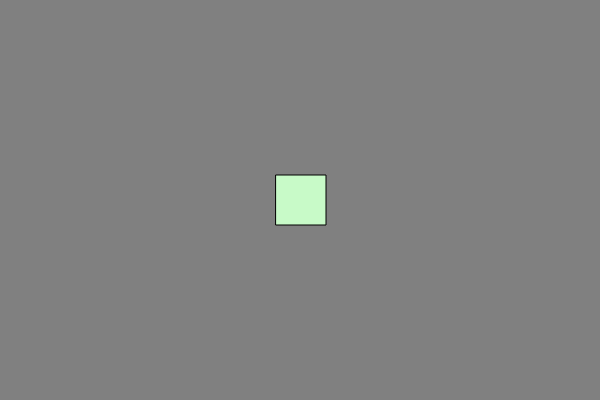
Frame 1 (no input)
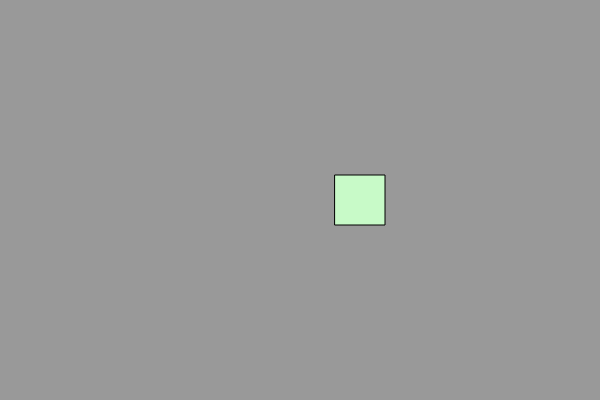
Frame 60 (no input)
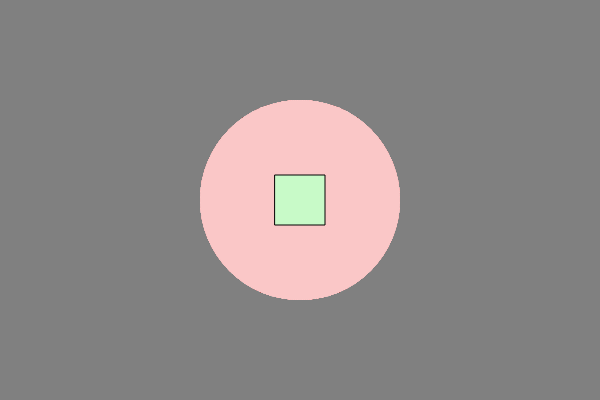
Frame 120 (the mouse pressed at the canvas centre since frame 60)

The p5.js sketch that drew these frames (run headless with seeded random() and noise() and a simulated clock; from frame 60 on, the mouse is pressed at the canvas centre):

// p5.js sketch
// ── sketch.js
var m_width = 600;
var m_height = 400;
var rectCenter = {
  x : 300,
  y : 200
};
var dir = 1;
var extraCanvas ;

function setup() {
  createCanvas(m_width, m_height);
  extraCanvas= createGraphics(m_width,m_height);
  extraCanvas.clear();
  background(250,250,100);

}

function draw() {
  rectCenter.x += dir;
  var bg_col = map(rectCenter.x,0,m_width,0,255);

  background(bg_col);

  image(extraCanvas,0,0)

  if(mouseIsPressed){
    extraCanvas.fill(250,200,200,50);
    extraCanvas.noStroke();
    extraCanvas.ellipse(mouseX,mouseY,200,200);
  }

  fill(200,250,200);
  rectMode(CENTER);




  if(rectCenter.x >= m_width || rectCenter.x <= 0){
    dir = -dir;
    rectCenter.y = random(0,m_height);
  }

  rect(rectCenter.x,rectCenter.y,50,50);
}

function mousePressed(){
  dir = -dir;

}
